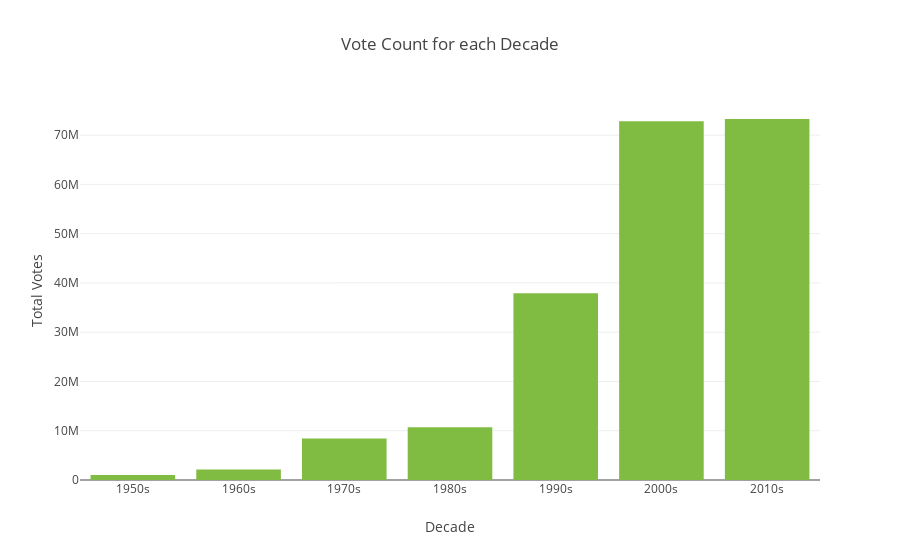

Notebook code for this chart:
### Code cell
bar_data = [go.Bar(x=df_by_vote['decade']\
                   , y=df_by_vote["vote_count"],
                     marker=dict(
                        color='rgb(127,188,65)'
                    ))]

py.offline.iplot({ 'data': bar_data,
            'layout': {
               'title': 'Vote Count for each Decade',
               'xaxis': {
                 'title': 'Decade'},
               'yaxis': {
                'title': 'Total Votes'}
        }})

### Figure 1 — Plotly figure (JSON) as saved in the notebook; plotly's stock layout.template omitted (floating-point values rounded to 4 significant figures)
{"data": [{"marker": {"color": "rgb(127,188,65)"}, "type": "bar", "uid": "3eb4b49c-2812-47ac-8c40-f9b3ce5c6d34", "x": ["1950s", "1960s", "1970s", "1980s", "1990s", "2000s", "2010s"], "y": [996766, 2123029, 8441238, 10687903, 37880854, 72809137, 73271921]}], "layout": {"title": {"text": "Vote Count for each Decade"}, "xaxis": {"title": {"text": "Decade"}}, "yaxis": {"title": {"text": "Total Votes"}}}}
